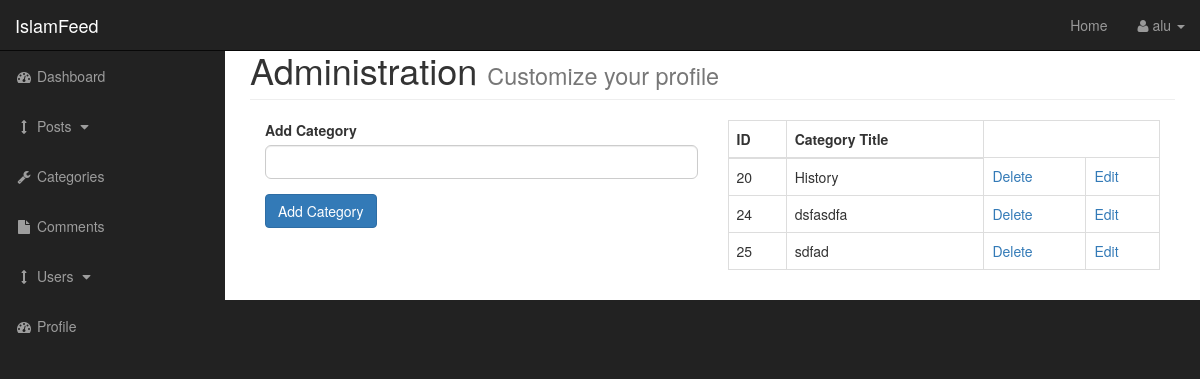
The app's page /admin/admin_categories.php (signed in) with its own data.
### tables this page shows
CREATE TABLE `category` (
  `cat_id` int(3) NOT NULL AUTO_INCREMENT,
  `cat_title` varchar(255) NOT NULL,
  PRIMARY KEY (`cat_id`)
);

### admin/admin_functions.php (the view, shortened to what this page needs)
<?php
    function findallcategories(){
        global $connection;
        $query = "SELECT * FROM category";
        $select_categories = mysqli_query($connection,$query);
          while($row = mysqli_fetch_assoc($select_categories)){
              $cat_id = $row['cat_id'];
              $cat_title = $row['cat_title'];
              echo "<tr>";
              echo "<td>{$cat_id}</td>";
              echo "<td>{$cat_title}</td>";
              echo "<td><a href='admin_categories.php?delete={$cat_id}'>Delete</a></td>";
              echo "<td><a href='admin_categories.php?edit={$cat_id}'>Edit</a></td>";
              echo "</tr>";
          }
    }
?>

### admin/css/sb-admin.css (style rules this page uses)
body { margin-top: 100px; background-color: #222; }
@media (min-width:768px) { body { margin-top: 50px; } }

### css/main.css (style rules this page uses)
body { margin: 0; padding: 0; }
html { scroll-behavior: smooth; }
a { transition: .2s all ease; -webkit-transition: .2s all ease; -moz-transition: .2s all ease; -ms-transition: .2s all ease; -o-transition: .2s all ease; text-decoration: none; }

### records on screen
category: cat_id "20", cat_title "History"
category: cat_id "24", cat_title "dsfasdfa"
category: cat_id "25", cat_title "sdfad"

### other values on screen
$_SESSION['username'] "alu"
